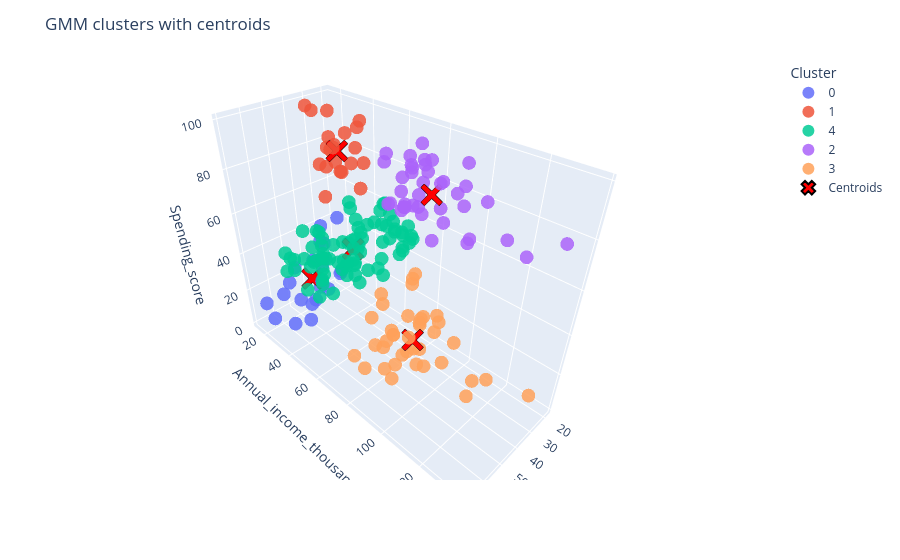

Notebook code cell kept with this figure:
### Markdown cell above
## 3.2 Plot clusters

### Code cell
import plotly.graph_objects as go
import plotly.express as px

df_original = df[FEATURE_COLS].to_numpy()

# plot dataframe
plot_df = pd.DataFrame(df_original, columns=FEATURE_COLS).assign(
    cluster=labels.astype(str)
)

# points
fig = px.scatter_3d(
    plot_df,
    x=FEATURE_COLS[0],
    y=FEATURE_COLS[1],
    z=FEATURE_COLS[2],
    color="cluster",
    opacity=0.85,
)

# centroids
fig.add_trace(go.Scatter3d(
    x=gmm_centers_original[:, 0],
    y=gmm_centers_original[:, 1],
    z=gmm_centers_original[:, 2],
    mode="markers",
    marker=dict(
        size=8,
        symbol="x",
        color="red",
        line=dict(width=2, color="black")
    ),
    name="Centroids"
))

fig.update_layout(
    title="GMM clusters with centroids",
    scene=dict(
        xaxis_title=FEATURE_COLS[0],
        yaxis_title=FEATURE_COLS[1],
        zaxis_title=FEATURE_COLS[2],
    ),
    legend=dict(
        title="Cluster",
        itemsizing="constant",
        x=1.15,
        y=1,
        xanchor="left",
        yanchor="top"
    ),
    margin=dict(r=180)
)

fig.show()
fig.write_html(f"{PROJECT_DIR}/reports/figures/GMM_clusters_3d.html", include_plotlyjs="cdn")

### Figure 1 — Plotly figure (JSON) as saved in the notebook; plotly's stock layout.template omitted (floating-point values rounded to 4 significant figures)
{"data": [{"hovertemplate": "cluster=0<br>Age=%{x}<br>Annual_income_thousands=%{y}<br>Spending_score=%{z}<extra></extra>", "legendgroup": "0", "marker": {"color": "#636efa", "opacity": 0.85, "symbol": "circle"}, "mode": "markers", "name": "0", "scene": "scene", "showlegend": true, "type": "scatter3d", "x": [19, 20, 31, 35, 64, 67, 58, 37, 35, 52, 35, 46, 54, 45, 40, 60, 53, 49, 42, 36, 65, 48, 49], "y": [15, 16, 17, 18, 19, 19, 20, 20, 21, 23, 24, 25, 28, 28, 29, 30, 33, 33, 34, 37, 38, 39, 39], "z": [39, 6, 40, 6, 3, 14, 15, 13, 35, 29, 35, 5, 14, 32, 31, 4, 4, 14, 17, 26, 35, 36, 28]}, {"hovertemplate": "cluster=1<br>Age=%{x}<br>Annual_income_thousands=%{y}<br>Spending_score=%{z}<extra></extra>", "legendgroup": "1", "marker": {"color": "#EF553B", "opacity": 0.85, "symbol": "circle"}, "mode": "markers", "name": "1", "scene": "scene", "showlegend": true, "type": "scatter3d", "x": [21, 23, 22, 23, 30, 35, 24, 22, 20, 35, 25, 31, 29, 35, 23, 21, 18, 21, 30, 20, 24, 24], "y": [15, 16, 17, 18, 19, 19, 20, 20, 21, 23, 24, 25, 28, 28, 29, 30, 33, 33, 34, 37, 38, 39], "z": [81, 77, 76, 94, 72, 99, 77, 79, 66, 98, 73, 73, 82, 61, 87, 73, 92, 81, 73, 75, 92, 65]}, {"hovertemplate": "cluster=4<br>Age=%{x}<br>Annual_income_thousands=%{y}<br>Spending_score=%{z}<extra></extra>", "legendgroup": "4", "marker": {"color": "#00cc96", "opacity": 0.85, "symbol": "circle"}, "mode": "markers", "name": "4", "scene": "scene", "showlegend": true, "type": "scatter3d", "x": [31, 50, 27, 29, 31, 49, 33, 31, 59, 50, 47, 51, 69, 27, 53, 70, 19, 67, 54, 63, 18, 43, 68, 19, 32, 70, 47, 60, 60, 59, 26, 45, 40, 23, 49, 57, 38, 67, 46, 21, 48, 55, 22, 34, 50, 68, 18, 48, 40, 32, 24, 47, 27, 48, 20, 23, 49, 67, 26, 49, 21, 66, 54, 68, 66, 65, 19, 38, 19, 18, 19, 63, 49, 51, 50, 27, 38, 40], "y": [39, 40, 40, 40, 40, 42, 42, 43, 43, 43, 43, 44, 44, 46, 46, 46, 46, 47, 47, 48, 48, 48, 48, 48, 48, 49, 49, 50, 50, 54, 54, 54, 54, 54, 54, 54, 54, 54, 54, 54, 54, 57, 57, 58, 58, 59, 59, 60, 60, 60, 60, 60, 60, 61, 61, 62, 62, 62, 62, 62, 62, 63, 63, 63, 63, 63, 63, 64, 64, 65, 65, 65, 65, 67, 67, 67, 67, 69], "z": [61, 55, 47, 42, 42, 52, 60, 54, 60, 45, 41, 50, 46, 51, 46, 56, 55, 52, 59, 51, 59, 50, 48, 59, 47, 55, 42, 49, 56, 47, 54, 53, 48, 52, 42, 51, 55, 41, 44, 57, 46, 58, 55, 60, 46, 55, 41, 49, 40, 42, 52, 47, 50, 42, 49, 41, 48, 59, 55, 56, 42, 50, 46, 43, 48, 52, 54, 42, 46, 48, 50, 43, 59, 43, 57, 56, 40, 58]}, {"hovertemplate": "cluster=2<br>Age=%{x}<br>Annual_income_thousands=%{y}<br>Spending_score=%{z}<extra></extra>", "legendgroup": "2", "marker": {"color": "#ab63fa", "opacity": 0.85, "symbol": "circle"}, "mode": "markers", "name": "2", "scene": "scene", "showlegend": true, "type": "scatter3d", "x": [39, 31, 40, 38, 39, 31, 29, 32, 35, 32, 32, 28, 32, 34, 39, 38, 27, 30, 30, 29, 31, 36, 33, 32, 28, 36, 30, 27, 35, 32, 29, 30, 28, 36, 32, 38, 35, 32, 30], "y": [69, 70, 71, 71, 71, 72, 73, 73, 74, 75, 76, 77, 77, 78, 78, 78, 78, 78, 78, 79, 81, 85, 86, 87, 87, 87, 88, 88, 93, 97, 98, 99, 101, 103, 103, 113, 120, 126, 137], "z": [91, 77, 95, 75, 75, 71, 88, 73, 72, 93, 87, 97, 74, 90, 88, 76, 89, 78, 73, 83, 93, 75, 95, 63, 75, 92, 86, 69, 90, 86, 88, 97, 68, 85, 69, 91, 79, 74, 83]}, {"hovertemplate": "cluster=3<br>Age=%{x}<br>Annual_income_thousands=%{y}<br>Spending_score=%{z}<extra></extra>", "legendgroup": "3", "marker": {"color": "#FFA15A", "opacity": 0.85, "symbol": "circle"}, "mode": "markers", "name": "3", "scene": "scene", "showlegend": true, "type": "scatter3d", "x": [23, 43, 59, 47, 25, 20, 44, 19, 57, 28, 25, 48, 34, 43, 44, 47, 37, 34, 56, 19, 50, 42, 36, 40, 36, 52, 58, 59, 37, 46, 41, 54, 41, 34, 33, 47, 45, 32], "y": [70, 71, 71, 71, 72, 73, 73, 74, 75, 76, 77, 77, 78, 78, 78, 78, 78, 78, 79, 81, 85, 86, 87, 87, 87, 88, 88, 93, 97, 98, 99, 101, 103, 103, 113, 120, 126, 137], "z": [29, 35, 11, 9, 34, 5, 7, 10, 5, 40, 12, 36, 22, 17, 20, 16, 1, 1, 35, 5, 26, 20, 27, 13, 10, 13, 15, 14, 32, 15, 39, 24, 17, 23, 8, 16, 28, 18]}, {"marker": {"color": "red", "line": {"color": "black", "width": 2}, "size": 8, "symbol": "x"}, "mode": "markers", "name": "Centroids", "type": "scatter3d", "x": [44.87, 25.36, 32.69, 40.57, 43.24], "y": [26.0, 26.0, 86.41, 86.97, 54.78], "z": [20.59, 78.86, 82.06, 18.36, 49.71]}], "layout": {"legend": {"itemsizing": "constant", "title": {"text": "Cluster"}, "tracegroupgap": 0, "x": 1.15, "xanchor": "left", "y": 1, "yanchor": "top"}, "margin": {"r": 180, "t": 60}, "scene": {"domain": {"x": [0, 1], "y": [0, 1]}, "xaxis": {"title": {"text": "Age"}}, "yaxis": {"title": {"text": "Annual_income_thousands"}}, "zaxis": {"title": {"text": "Spending_score"}}}, "title": {"text": "GMM clusters with centroids"}}}
